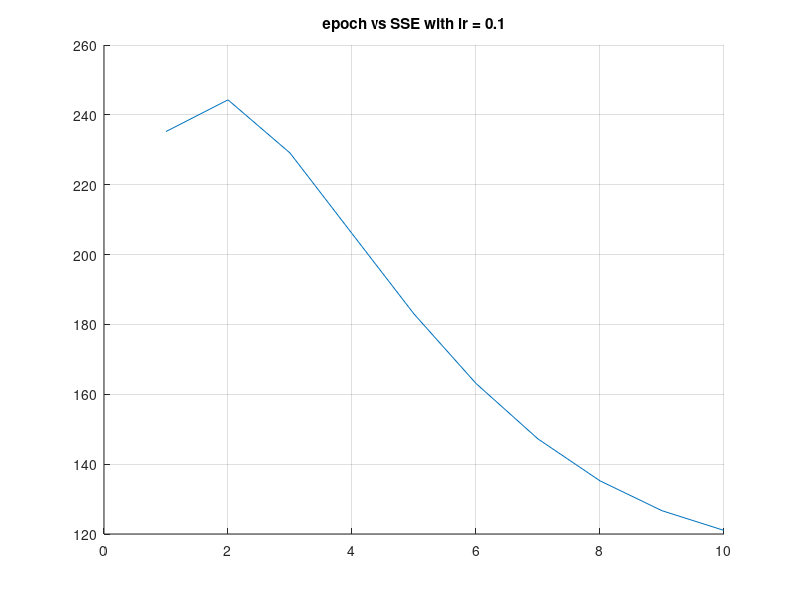

The MATLAB source for this figure:
X = [-1 -0.9 -0.8 -0.7 -0.6 -0.5 -0.4 -0.3 -0.2 -0.1 0 0.1 0.2 0.3 0.4 0.5 0.6 0.7 0.8 0.9 1];
t = [5.12 4.97 4.92 4.83 4.90 5.06 5.29 5.34 5.36 5.76 5.99 6.30 6.66 6.70 7.49 7.92 8.48 9.09 9.70 10.30 10.98];
x_out = [-0.95 -0.85 -0.75 -0.65 -0.55 -0.45 -0.35 -0.25 -0.15 -0.05 0.05 0.15 0.25 0.35 0.45 0.55 0.65 0.75 0.85 0.95];
g = [5 4.92 4.88 4.88 4.92 5 5.12 5.28 5.48 5.72 6 6.32 6.68 7.08 7.52 8 8.52 9.08 9.68 10.32 11];

w = [0;0;0];

X_t = X(1:14);
Y = X(15:21);

phix = X_t;
phix = [phix ; exp((-(X_t-0.5).^2)/0.1)];
phix = [phix ; exp((-(X_t+0.5).^2)/0.1)];

phiy = Y;
phiy = [phiy ; exp((-(Y-0.5).^2)/0.1)];
phiy = [phiy ; exp((-(Y+0.5).^2)/0.1)];

lr = 0.1

sse_ep = [];
for k = 1:10
	error = 0
	sse = 0
	for i =1:length(X_t)
		error = t(i)-transpose(w)*phix(:,i);
		%disp(error);
		w = w + lr*error*phix(:,i);
	end

	for j = 1:length(Y)
		sse = sse + (t(j)-transpose(w)*phiy(:,j))^2;
	end
	sse_ep = [sse_ep, sse];
end

hold on
figure(1)
plot([1,2,3,4,5,6,7,8,9,10], sse_ep);
title('epoch vs SSE with lr = 0.1');
grid
hold off

disp("ERROR=");
disp(error);

disp("SSE=");
disp(sse);

disp("WEIGHTS=");
disp(w);
%disp(length(error));